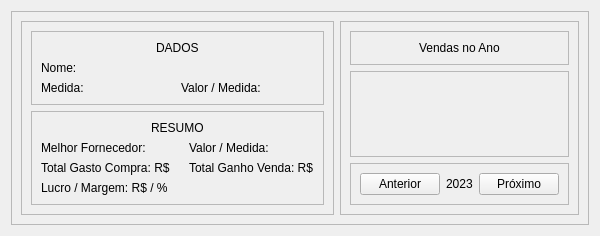
            <widget class="QWidget" name="pg_produtos_detail">
             <layout class="QVBoxLayout" name="verticalLayout_49">
              <item>
               <widget class="QFrame" name="frame_35">
                <property name="frameShape">
                 <enum>QFrame::StyledPanel</enum>
                </property>
                <property name="frameShadow">
                 <enum>QFrame::Raised</enum>
                </property>
                <layout class="QHBoxLayout" name="horizontalLayout_17">
                 <item>
                  <widget class="QFrame" name="frame_36">
                   <property name="frameShape">
                    <enum>QFrame::StyledPanel</enum>
                   </property>
                   <property name="frameShadow">
                    <enum>QFrame::Raised</enum>
                   </property>
                   <layout class="QVBoxLayout" name="verticalLayout_50">
                    <item>
                     <widget class="QFrame" name="frame_38">
                      <property name="frameShape">
                       <enum>QFrame::StyledPanel</enum>
                      </property>
                      <property name="frameShadow">
                       <enum>QFrame::Raised</enum>
                      </property>
                      <layout class="QGridLayout" name="gridLayout_13">
                       <item row="1" column="0">
                        <widget class="QLabel" name="lb_nome_produto_detail">
                         <property name="text">
                          <string>Nome: </string>
                         </property>
                        </widget>
                       </item>
                       <item row="2" column="0">
                        <widget class="QLabel" name="lb_medida_produto_detail">
                         <property name="text">
                          <string>Medida: </string>
                         </property>
                        </widget>
                       </item>
                       <item row="2" column="1">
                        <widget class="QLabel" name="lb_valor_medida_produto_detail">
                         <property name="text">
                          <string>Valor / Medida:</string>
                         </property>
                        </widget>
                       </item>
                       <item row="0" column="0" colspan="2" alignment="Qt::AlignHCenter">
                        <widget class="QLabel" name="label_18">
                         <property name="styleSheet">
                          <string notr="true">font: 75 10pt &quot;MS Shell Dlg 2&quot;;</string>
                         </property>
                         <property name="text">
                          <string>DADOS</string>
                         </property>
                        </widget>
                       </item>
                      </layout>
                     </widget>
                    </item>
                    <item>
                     <widget class="QFrame" name="frame_39">
                      <property name="frameShape">
                       <enum>QFrame::StyledPanel</enum>
                      </property>
                      <property name="frameShadow">
                       <enum>QFrame::Raised</enum>
                      </property>
                      <layout class="QGridLayout" name="gridLayout_14">
                       <item row="1" column="0" colspan="2">
                        <widget class="QLabel" name="lb_best_fornecedor_produto">
                         <property name="text">
                          <string>Melhor Fornecedor:</string>
                         </property>
                        </widget>
                       </item>
                       <item row="1" column="2">
                        <widget class="QLabel" name="lb_best_fornecedor_produto_valor_medida">
                         <property name="text">
                          <string>Valor / Medida:</string>
                         </property>
                        </widget>
                       </item>
                       <item row="2" column="0">
                        <widget class="QLabel" name="lb_produto_valor_gasto">
                         <property name="text">
                          <string>Total Gasto Compra: R$</string>
                         </property>
                        </widget>
                       </item>
                       <item row="2" column="1">
                        <widget class="QLabel" name="label_35">
                         <property name="text">
                          <string/>
                         </property>
                        </widget>
                       </item>
                       <item row="2" column="2">
                        <widget class="QLabel" name="lb_produto_valor_ganho">
                         <property name="text">
                          <string>Total Ganho Venda: R$</string>
                         </property>
                        </widget>
                       </item>
                       <item row="3" column="0" colspan="2">
                        <widget class="QLabel" name="lb_lucro_margem">
                         <property name="text">
                          <string>Lucro / Margem: R$ / %</string>
                         </property>
                        </widget>
                       </item>
                       <item row="0" column="0" colspan="3" alignment="Qt::AlignHCenter">
                        <widget class="QLabel" name="label_26">
                         <property name="styleSheet">
                          <string notr="true">font: 75 10pt &quot;MS Shell Dlg 2&quot;;</string>
                         </property>
                         <property name="text">
                          <string>RESUMO</string>
                         </property>
                        </widget>
                       </item>
                      </layout>
                     </widget>
                    </item>
                   </layout>
                  </widget>
                 </item>
                 <item>
                  <widget class="QFrame" name="frame_37">
                   <property name="frameShape">
                    <enum>QFrame::StyledPanel</enum>
                   </property>
                   <property name="frameShadow">
                    <enum>QFrame::Raised</enum>
                   </property>
                   <layout class="QVBoxLayout" name="verticalLayout_51">
                    <item>
                     <widget class="QFrame" name="frame_41">
                      <property name="frameShape">
                       <enum>QFrame::StyledPanel</enum>
                      </property>
                      <property name="frameShadow">
                       <enum>QFrame::Raised</enum>
                      </property>
                      <layout class="QVBoxLayout" name="verticalLayout_52">
                       <item alignment="Qt::AlignHCenter">
                        <widget class="QLabel" name="label_39">
                         <property name="text">
                          <string>Vendas no Ano</string>
                         </property>
                        </widget>
                       </item>
                      </layout>
                     </widget>
                    </item>
                    <item>
                     <widget class="QFrame" name="frame_graph_produto">
                      <property name="sizePolicy">
                       <sizepolicy hsizetype="Preferred" vsizetype="Expanding">
                        <horstretch>0</horstretch>
                        <verstretch>0</verstretch>
                       </sizepolicy>
                      </property>
                      <property name="frameShape">
                       <enum>QFrame::StyledPanel</enum>
                      </property>
                      <property name="frameShadow">
                       <enum>QFrame::Raised</enum>
                      </property>
                      <layout class="QGridLayout" name="gridLayout_15"/>
                     </widget>
                    </item>
                    <item>
                     <widget class="QFrame" name="frame_43">
                      <property name="frameShape">
                       <enum>QFrame::StyledPanel</enum>
                      </property>
                      <property name="frameShadow">
                       <enum>QFrame::Raised</enum>
                      </property>
                      <layout class="QHBoxLayout" name="horizontalLayout_18">
                       <item>
                        <widget class="QPushButton" name="btn_anterior_graph_produto">
                         <property name="text">
                          <string>Anterior</string>
                         </property>
                        </widget>
                       </item>
                       <item alignment="Qt::AlignHCenter">
                        <widget class="QLabel" name="lb_ano_graph_produto">
                         <property name="text">
                          <string>2023</string>
                         </property>
                        </widget>
                       </item>
                       <item>
                        <widget class="QPushButton" name="btn_proximo_graph_produto">
                         <property name="text">
                          <string>Próximo</string>
                         </property>
                        </widget>
                       </item>
                      </layout>
                     </widget>
                    </item>
                   </layout>
                  </widget>
                 </item>
                </layout>
               </widget>
              </item>
             </layout>
            </widget>
